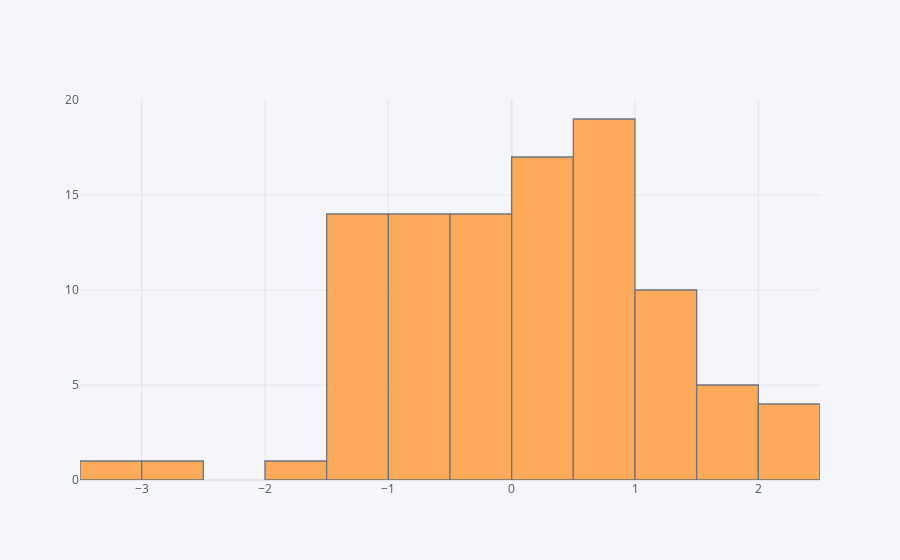

Write notebook code for a chart like this one.
### Markdown cell above
## histogram

### Code cell
df['A'].iplot(kind='hist',bins=25)

### Figure 1 — Plotly figure (JSON) as saved in the notebook; plotly's stock layout.template omitted (floating-point values rounded to 4 significant figures)
{"data": [{"histfunc": "count", "histnorm": "", "marker": {"color": "rgba(255, 153, 51, 1.0)", "line": {"color": "#4D5663", "width": 1.3}}, "name": "A", "nbinsx": 25, "opacity": 0.8, "orientation": "v", "type": "histogram", "x": [-1.317, 0.6567, -1.212, -0.7795, -1.309, 1.153, 0.14, -0.1106, 1.754, 0.881, 0.1054, 1.012, 2.123, -0.3075, 1.039, -0.632, 2.219, -1.477, -0.1535, -0.1873, 1.908, 1.05, 0.4654, -0.6261, -0.0369, -1.094, 1.248, 0.0996, 0.05703, -1.418, 0.2791, 0.8783, -3.336, -0.3611, 0.9042, 1.039, 0.302, -1.102, 0.6679, 0.2604, 0.4589, -0.01101, -1.202, -1.289, -0.6603, 0.5595, 0.9105, 0.9007, -0.8789, 1.219, -0.3163, 0.9555, 0.8331, 0.5643, 0.9457, -0.1692, -2.839, 0.4385, 2.05, -0.5958, -0.6391, 0.05, -0.9906, 0.7126, 1.624, 0.7439, -1.434, 0.4223, 0.7048, 1.3, 1.138, -0.3798, -0.8183, 2.115, -1.632, 1.558, 0.2744, -0.2021, 0.6622, -0.7507, 1.684, 0.1573, 0.204, -0.1023, -0.4508, 0.234, 0.7021, -1.372, -0.8302, 1.047, 0.2792, 0.8073, -1.184, -1.244, 0.6712, -1.059, -0.2127, -0.7717, -0.6619, -0.7691]}], "layout": {"barmode": "overlay", "legend": {"bgcolor": "#F5F6F9", "font": {"color": "#4D5663"}}, "paper_bgcolor": "#F5F6F9", "plot_bgcolor": "#F5F6F9", "title": {"font": {"color": "#4D5663"}}, "xaxis": {"gridcolor": "#E1E5ED", "showgrid": true, "tickfont": {"color": "#4D5663"}, "title": {"font": {"color": "#4D5663"}, "text": ""}, "zerolinecolor": "#E1E5ED"}, "yaxis": {"gridcolor": "#E1E5ED", "showgrid": true, "tickfont": {"color": "#4D5663"}, "title": {"font": {"color": "#4D5663"}, "text": ""}, "zerolinecolor": "#E1E5ED"}}}
